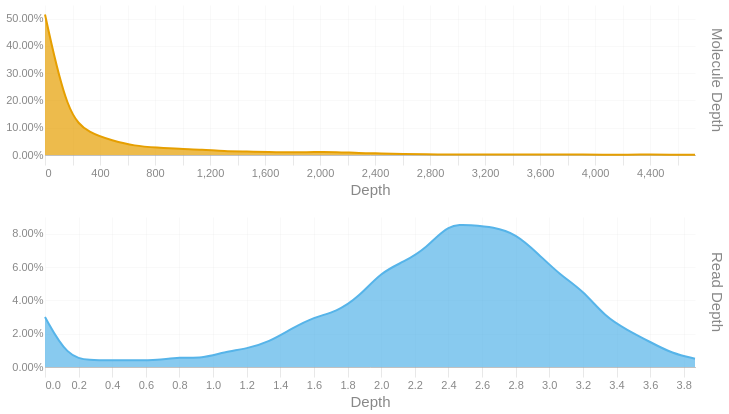

The notebook cell this image was saved under:
### Code cell
readdep = depth_hist(tb['Read Depth'], q99, 3)
readdep = readdep.with_columns(pl.lit('Read Depth').alias('Metric'))
if not SKIPLR:
    moldep = depth_hist(tb['Molecule Depth'], mol_q99, 1)
    moldep = moldep.with_columns(pl.lit('Molecule Depth').alias('Metric'))
    _hist = pl.concat([readdep, moldep])
    _hist = _hist.filter(pl.col('Proportion') != 0)
    with SafeRender(_hist):
        (
            alt.Chart(_hist)        
            .mark_area(interpolate = "basis")
            .encode(
                x=alt.X('Bin:Q').scale(domainMin=0).axis(alt.Axis(title='Depth')),
                y = alt.Y('Proportion:Q', title = None).axis(format = '.2%'),
                color = alt.Color('Metric:N').legend(None),
                row = alt.Row("Metric:N").header(title = None, labelOrient = 'right'),
                tooltip = [
                    alt.Tooltip("Metric:N", title = "Metric"),
                    alt.Tooltip('Interval:N', title = "Depth Interval"),
                    alt.Tooltip('Proportion:Q', title = "% Alignments").format('.2%')
                ]
            )
            .resolve_scale(x='independent', y='independent')
            .properties(
                height = 150, width = 650,
                usermeta={'embedOptions': {'downloadFileName': f'{samplename}.depth.hist'}}
            )
        ).display()
else:
    readdep = readdep.filter(pl.col('Proportion') != 0)
    with SafeRender(readdep):
        (
            alt.Chart(readdep)        
            .mark_area(interpolate = "basis")
            .encode(
                x=alt.X('Bin:Q').scale(domainMin=0).axis(alt.Axis(title='Depth')),
                y = alt.Y('Proportion:Q', title = None).axis(format = '.2%'),
                tooltip = [
                    alt.Tooltip('Interval:N', title = "Depth Interval"),
                    alt.Tooltip('Proportion:Q', title = "% Alignments").format('.2%')
                ]
            )
            .properties(
                usermeta={'embedOptions': {'downloadFileName': f'{samplename}.depth.hist'}}
            )
        ).display()

### Figure 1 — Vega-Lite specification as saved in the notebook (floating-point values rounded to 4 significant figures)
{"width": 650, "height": 150, "config": {"title": {"anchor": "start", "dy": -15, "fontSize": 18, "color": "#888888", "subtitleColor": "#888888", "subtitleFontSize": 14}, "arc": {"fill": "#0072B2"}, "axis": {"domainColor": "#888888", "domainWidth": 0.5, "gridWidth": 0.2, "grid": false, "titleFontWeight": 400, "titleFontSize": 15, "labelFontSize": 11, "labelColor": "#888888", "tickColor": "#888888", "tickWidth": 0.2, "titleColor": "#888888"}, "axisBand": {"grid": false}, "axisX": {"grid": true, "tickSize": 10, "domainCap": "round"}, "axisY": {"domain": false, "grid": true, "tickSize": 0, "domainCap": "round"}, "background": "transparent", "header": {"labelFontSize": 15, "labelColor": "#888888", "titleFontSize": 15, "titleFontWeight": 600, "titleColor": "#888888"}, "legend": {"labelFont": "sans-serif", "labelFontSize": 12, "labelColor": "#888888", "symbolSize": 100, "symbolType": "circle", "titleFontSize": 12, "titlePadding": 10, "titleColor": "#888888", "title": null}, "range": {"category": ["#E69F00", "#56B4E9", "#009E73", "#F0E442", "#0072B2", "#D55E00", "#CC79A7", "#000000"], "diverging": ["#cfe8f3", "#a2d4ec", "#73bfe2", "#46abdb", "#1696d2", "#12719e"]}, "area": {"fill": "#0072B2", "fillOpacity": 0.7, "line": true, "strokeOpacity": 0.7}, "line": {"color": "#0072B2", "stroke": "#0072B2", "strokeWidth": 2}, "trail": {"color": "#0072B2", "stroke": "#0072B2", "strokeWidth": 0, "size": 1}, "point": {"filled": true, "fillOpacity": 1.0, "size": 95}, "text": {"color": "#888888", "fontSize": 11, "align": "right", "fontWeight": 400, "size": 11}, "bar": {"fill": "#0072B2", "stroke": null}, "view": {"stroke": null, "continuousWidth": 660, "continuousHeight": 400}}, "data": {"name": "data-79abe8eaa2b4aa10f4940063de9a665a"}, "mark": {"type": "area", "interpolate": "basis"}, "encoding": {"color": {"field": "Metric", "legend": null, "type": "nominal"}, "row": {"field": "Metric", "header": {"title": null, "labelOrient": "right"}, "type": "nominal"}, "tooltip": [{"field": "Metric", "title": "Metric", "type": "nominal"}, {"field": "Interval", "title": "Depth Interval", "type": "nominal"}, {"field": "Proportion", "format": ".2%", "title": "% Alignments", "type": "quantitative"}], "x": {"axis": {"title": "Depth"}, "field": "Bin", "scale": {"domainMin": 0}, "type": "quantitative"}, "y": {"axis": {"format": ".2%"}, "field": "Proportion", "title": null, "type": "quantitative"}}, "resolve": {"scale": {"x": "independent", "y": "independent"}}, "usermeta": {"embedOptions": {"downloadFileName": "S1_Musquodoboit_015.depth.hist"}}, "$schema": "https://vega.github.io/schema/vega-lite/v6.1.0.json", "datasets": {"data-79abe8eaa2b4aa10f4940063de9a665a": [{"Bin": 0.0, "Interval": "0.0-0.133", "Proportion": 0.03, "Metric": "Read Depth"}, {"Bin": 0.133, "Interval": "0.133-0.267", "Proportion": 0.006, "Metric": "Read Depth"}, {"Bin": 0.267, "Interval": "0.267-0.4", "Proportion": 0.004, "Metric": "Read Depth"}, {"Bin": 0.4, "Interval": "0.4-0.533", "Proportion": 0.004, "Metric": "Read Depth"}, {"Bin": 0.533, "Interval": "0.533-0.667", "Proportion": 0.004, "Metric": "Read Depth"}, {"Bin": 0.667, "Interval": "0.667-0.8", "Proportion": 0.004, "Metric": "Read Depth"}, {"Bin": 0.8, "Interval": "0.8-0.933", "Proportion": 0.006, "Metric": "Read Depth"}, {"Bin": 0.933, "Interval": "0.933-1.067", "Proportion": 0.005, "Metric": "Read Depth"}, {"Bin": 1.067, "Interval": "1.067-1.2", "Proportion": 0.009, "Metric": "Read Depth"}, {"Bin": 1.2, "Interval": "1.2-1.333", "Proportion": 0.011, "Metric": "Read Depth"}, {"Bin": 1.333, "Interval": "1.333-1.467", "Proportion": 0.015, "Metric": "Read Depth"}, {"Bin": 1.467, "Interval": "1.467-1.6", "Proportion": 0.023, "Metric": "Read Depth"}, {"Bin": 1.6, "Interval": "1.6-1.733", "Proportion": 0.03, "Metric": "Read Depth"}, {"Bin": 1.733, "Interval": "1.733-1.867", "Proportion": 0.033, "Metric": "Read Depth"}, {"Bin": 1.867, "Interval": "1.867-2.0", "Proportion": 0.042, "Metric": "Read Depth"}, {"Bin": 2.0, "Interval": "2.0-2.133", "Proportion": 0.057, "Metric": "Read Depth"}, {"Bin": 2.133, "Interval": "2.133-2.267", "Proportion": 0.063, "Metric": "Read Depth"}, {"Bin": 2.267, "Interval": "2.267-2.4", "Proportion": 0.071, "Metric": "Read Depth"}, {"Bin": 2.4, "Interval": "2.4-2.533", "Proportion": 0.086, "Metric": "Read Depth"}, {"Bin": 2.533, "Interval": "2.533-2.667", "Proportion": 0.085, "Metric": "Read Depth"}, {"Bin": 2.667, "Interval": "2.667-2.8", "Proportion": 0.084, "Metric": "Read Depth"}, {"Bin": 2.8, "Interval": "2.8-2.933", "Proportion": 0.08, "Metric": "Read Depth"}, {"Bin": 2.933, "Interval": "2.933-3.067", "Proportion": 0.068, "Metric": "Read Depth"}, {"Bin": 3.067, "Interval": "3.067-3.2", "Proportion": 0.055, "Metric": "Read Depth"}, {"Bin": 3.2, "Interval": "3.2-3.333", "Proportion": 0.046, "Metric": "Read Depth"}, {"Bin": 3.333, "Interval": "3.333-3.467", "Proportion": 0.03, "Metric": "Read Depth"}, {"Bin": 3.467, "Interval": "3.467-3.6", "Proportion": 0.022, "Metric": "Read Depth"}, {"Bin": 3.6, "Interval": "3.6-3.733", "Proportion": 0.015, "Metric": "Read Depth"}, {"Bin": 3.733, "Interval": "3.733-3.867", "Proportion": 0.008, "Metric": "Read Depth"}, {"Bin": 3.867, "Interval": "3.867-4.0", "Proportion": 0.005, "Metric": "Read Depth"}, {"Bin": 0.0, "Interval": "0.0-163.0", "Proportion": 0.515, "Metric": "Molecule Depth"}, {"Bin": 163.0, "Interval": "163.0-325.9", "Proportion": 0.143, "Metric": "Molecule Depth"}, {"Bin": 325.9, "Interval": "325.9-488.9", "Proportion": 0.079, "Metric": "Molecule Depth"}, {"Bin": 488.9, "Interval": "488.9-651.9", "Proportion": 0.053, "Metric": "Molecule Depth"}, {"Bin": 651.9, "Interval": "651.9-814.8", "Proportion": 0.033, "Metric": "Molecule Depth"}, {"Bin": 814.8, "Interval": "814.8-977.8", "Proportion": 0.027, "Metric": "Molecule Depth"}, {"Bin": 977.8, "Interval": "977.8-1140.8", "Proportion": 0.022, "Metric": "Molecule Depth"}, {"Bin": 1141.0, "Interval": "1140.8-1303.7", "Proportion": 0.02, "Metric": "Molecule Depth"}, {"Bin": 1304.0, "Interval": "1303.7-1466.7", "Proportion": 0.014, "Metric": "Molecule Depth"}, {"Bin": 1467.0, "Interval": "1466.7-1629.7", "Proportion": 0.013, "Metric": "Molecule Depth"}, {"Bin": 1630.0, "Interval": "1629.7-1792.6", "Proportion": 0.011, "Metric": "Molecule Depth"}, {"Bin": 1793.0, "Interval": "1792.6-1955.6", "Proportion": 0.009, "Metric": "Molecule Depth"}, {"Bin": 1956.0, "Interval": "1955.6-2118.6", "Proportion": 0.011, "Metric": "Molecule Depth"}, {"Bin": 2119.0, "Interval": "2118.6-2281.6", "Proportion": 0.011, "Metric": "Molecule Depth"}, {"Bin": 2282.0, "Interval": "2281.6-2444.5", "Proportion": 0.007, "Metric": "Molecule Depth"}, {"Bin": 2444.0, "Interval": "2444.5-2607.5", "Proportion": 0.006, "Metric": "Molecule Depth"}, {"Bin": 2608.0, "Interval": "2607.5-2770.5", "Proportion": 0.004, "Metric": "Molecule Depth"}, {"Bin": 2770.0, "Interval": "2770.5-2933.4", "Proportion": 0.002, "Metric": "Molecule Depth"}, {"Bin": 2933.0, "Interval": "2933.4-3096.4", "Proportion": 0.002, "Metric": "Molecule Depth"}, {"Bin": 3096.0, "Interval": "3096.4-3259.4", "Proportion": 0.002, "Metric": "Molecule Depth"}, {"Bin": 3259.0, "Interval": "3259.4-3422.3", "Proportion": 0.002, "Metric": "Molecule Depth"}, {"Bin": 3422.0, "Interval": "3422.3-3585.3", "Proportion": 0.002, "Metric": "Molecule Depth"}, {"Bin": 3585.0, "Interval": "3585.3-3748.3", "Proportion": 0.002, "Metric": "Molecule Depth"}, {"Bin": 3748.0, "Interval": "3748.3-3911.2", "Proportion": 0.002, "Metric": "Molecule Depth"}, {"Bin": 3911.0, "Interval": "3911.2-4074.2", "Proportion": 0.002, "Metric": "Molecule Depth"}, {"Bin": 4074.0, "Interval": "4074.2-4237.2", "Proportion": 0.001, "Metric": "Molecule Depth"}, {"Bin": 4237.0, "Interval": "4237.2-4400.1", "Proportion": 0.001, "Metric": "Molecule Depth"}, {"Bin": 4400.0, "Interval": "4400.1-4563.1", "Proportion": 0.002, "Metric": "Molecule Depth"}, {"Bin": 4563.0, "Interval": "4563.1-4726.1", "Proportion": 0.001, "Metric": "Molecule Depth"}, {"Bin": 4726.0, "Interval": "4726.1-4889.04", "Proportion": 0.001, "Metric": "Molecule Depth"}]}}
